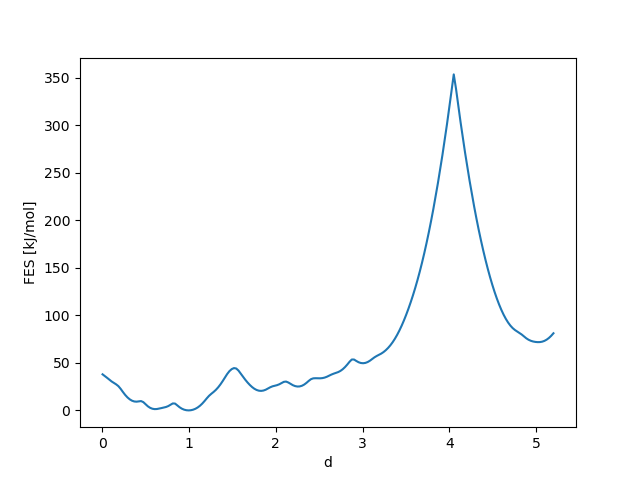

Reproduce this figure in Python.
import matplotlib.pyplot as plt
from src.analysis.plot import plot_1d_fes
import h5py
from src.analysis.fes import load_fes

def main():
    fes_filepath = "fes.h5"

    # load the file
    cvs, fes, cv1_bins, cv2_bins = load_fes(fes_filepath)

    from src.constants import kB
    from src.analysis.deltaG import marginalize_fes
    TEMP = 300

    # Create figure and axes properly
    fig, ax = plt.subplots()  # This is the correct way to create figure and axes
    
    fes_1d = marginalize_fes(fes, kBT=kB*TEMP, axis=0, dx=cv2_bins[1]-cv2_bins[0])
    ax.plot(cv2_bins, fes_1d)
    ax.set_xlabel(cvs[1])
    ax.set_ylabel("FES [kJ/mol]")

    # Save the figure
    plt.savefig("fes.png")  # Can use plt.savefig or fig.savefig
    plt.close()  # Good practice to close the figure after saving


if __name__ == "__main__":
    main()